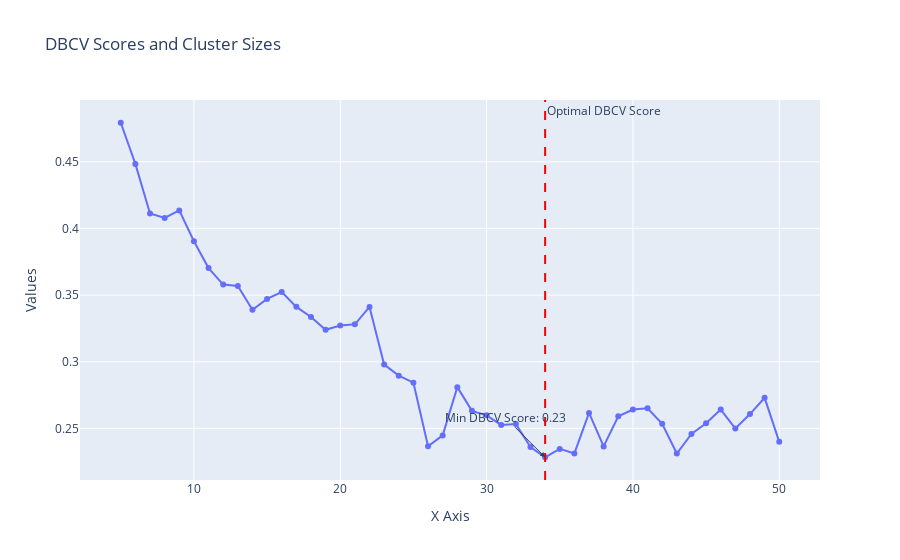

The notebook cell saved with this chart:
### Markdown cell above
dimention = 10

### Code cell
x = np.arange(5, 51, 1)
plot_dbcv_plot(x, dbcv_scores, numberOClusters)

### Figure 1 — Plotly figure (JSON) as saved in the notebook; plotly's stock layout.template omitted (floating-point values rounded to 4 significant figures)
{"data": [{"mode": "lines+markers", "name": "DBCV Scores", "type": "scatter", "x": [5, 6, 7, 8, 9, 10, 11, 12, 13, 14, 15, 16, 17, 18, 19, 20, 21, 22, 23, 24, 25, 26, 27, 28, 29, 30, 31, 32, 33, 34, 35, 36, 37, 38, 39, 40, 41, 42, 43, 44, 45, 46, 47, 48, 49, 50], "y": [0.4793, 0.4484, 0.4112, 0.4079, 0.4135, 0.3904, 0.3703, 0.3579, 0.3568, 0.3391, 0.3472, 0.3523, 0.3412, 0.3336, 0.324, 0.3272, 0.3281, 0.3412, 0.2979, 0.2896, 0.2843, 0.2366, 0.2448, 0.281, 0.2632, 0.2598, 0.2526, 0.2533, 0.236, 0.2284, 0.2346, 0.2312, 0.2616, 0.2365, 0.259, 0.2641, 0.2651, 0.2535, 0.2312, 0.2459, 0.2539, 0.2642, 0.2499, 0.2608, 0.273, 0.2399]}], "layout": {"annotations": [{"showarrow": false, "text": "Optimal DBCV Score", "x": 34, "xanchor": "left", "xref": "x", "y": 1, "yanchor": "top", "yref": "y domain"}, {"arrowhead": 2, "ax": -40, "ay": -40, "showarrow": true, "text": "Min DBCV Score: 0.23", "x": 34, "y": 0.2284}], "legend": {"title": {"text": "Legend"}}, "shapes": [{"line": {"color": "red", "dash": "dash"}, "type": "line", "x0": 34, "x1": 34, "xref": "x", "y0": 0, "y1": 1, "yref": "y domain"}], "title": {"text": "DBCV Scores and Cluster Sizes"}, "xaxis": {"title": {"text": "X Axis"}}, "yaxis": {"title": {"text": "Values"}}}}
